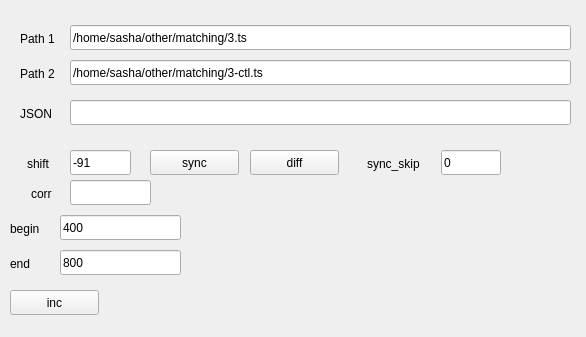
<?xml version="1.0" encoding="UTF-8"?>
<ui version="4.0">
 <class>MainWindow</class>
 <widget class="QMainWindow" name="MainWindow">
  <property name="geometry">
   <rect>
    <x>0</x>
    <y>0</y>
    <width>586</width>
    <height>337</height>
   </rect>
  </property>
  <property name="windowTitle">
   <string>Comparator</string>
  </property>
  <widget class="QWidget" name="centralWidget">
   <widget class="QLabel" name="path1Label">
    <property name="geometry">
     <rect>
      <x>20</x>
      <y>30</y>
      <width>51</width>
      <height>17</height>
     </rect>
    </property>
    <property name="text">
     <string>Path 1</string>
    </property>
   </widget>
   <widget class="QLineEdit" name="path1LineEdit">
    <property name="geometry">
     <rect>
      <x>70</x>
      <y>25</y>
      <width>501</width>
      <height>25</height>
     </rect>
    </property>
    <property name="text">
     <string>/home/sasha/other/matching/3.ts</string>
    </property>
   </widget>
   <widget class="QLabel" name="path2Label">
    <property name="geometry">
     <rect>
      <x>20</x>
      <y>65</y>
      <width>51</width>
      <height>17</height>
     </rect>
    </property>
    <property name="text">
     <string>Path 2</string>
    </property>
   </widget>
   <widget class="QLineEdit" name="path2LineEdit">
    <property name="geometry">
     <rect>
      <x>70</x>
      <y>60</y>
      <width>501</width>
      <height>25</height>
     </rect>
    </property>
    <property name="text">
     <string>/home/sasha/other/matching/3-ctl.ts</string>
    </property>
   </widget>
   <widget class="QLabel" name="shiftLabel">
    <property name="geometry">
     <rect>
      <x>27</x>
      <y>155</y>
      <width>31</width>
      <height>17</height>
     </rect>
    </property>
    <property name="text">
     <string>shift</string>
    </property>
   </widget>
   <widget class="QLineEdit" name="shiftLineEdit">
    <property name="geometry">
     <rect>
      <x>70</x>
      <y>150</y>
      <width>61</width>
      <height>25</height>
     </rect>
    </property>
    <property name="text">
     <string>-91</string>
    </property>
   </widget>
   <widget class="QPushButton" name="syncButton">
    <property name="geometry">
     <rect>
      <x>150</x>
      <y>150</y>
      <width>89</width>
      <height>25</height>
     </rect>
    </property>
    <property name="text">
     <string>sync</string>
    </property>
   </widget>
   <widget class="QLabel" name="corrLabel">
    <property name="geometry">
     <rect>
      <x>31</x>
      <y>185</y>
      <width>31</width>
      <height>17</height>
     </rect>
    </property>
    <property name="text">
     <string>corr</string>
    </property>
   </widget>
   <widget class="QLineEdit" name="corrLineEdit">
    <property name="geometry">
     <rect>
      <x>70</x>
      <y>180</y>
      <width>81</width>
      <height>25</height>
     </rect>
    </property>
   </widget>
   <widget class="QPushButton" name="diffButton">
    <property name="geometry">
     <rect>
      <x>250</x>
      <y>150</y>
      <width>89</width>
      <height>25</height>
     </rect>
    </property>
    <property name="text">
     <string>diff</string>
    </property>
   </widget>
   <widget class="QLabel" name="jsonLabel">
    <property name="geometry">
     <rect>
      <x>20</x>
      <y>105</y>
      <width>51</width>
      <height>17</height>
     </rect>
    </property>
    <property name="text">
     <string>JSON</string>
    </property>
   </widget>
   <widget class="QLineEdit" name="jsonLineEdit">
    <property name="geometry">
     <rect>
      <x>70</x>
      <y>100</y>
      <width>501</width>
      <height>25</height>
     </rect>
    </property>
    <property name="text">
     <string/>
    </property>
   </widget>
   <widget class="QLabel" name="endLabel">
    <property name="geometry">
     <rect>
      <x>10</x>
      <y>255</y>
      <width>51</width>
      <height>17</height>
     </rect>
    </property>
    <property name="text">
     <string>end</string>
    </property>
   </widget>
   <widget class="QLineEdit" name="beginLineEdit">
    <property name="geometry">
     <rect>
      <x>60</x>
      <y>215</y>
      <width>121</width>
      <height>25</height>
     </rect>
    </property>
    <property name="text">
     <string>400</string>
    </property>
   </widget>
   <widget class="QLineEdit" name="endLineEdit">
    <property name="geometry">
     <rect>
      <x>60</x>
      <y>250</y>
      <width>121</width>
      <height>25</height>
     </rect>
    </property>
    <property name="text">
     <string>800</string>
    </property>
   </widget>
   <widget class="QLabel" name="beginLabel">
    <property name="geometry">
     <rect>
      <x>10</x>
      <y>220</y>
      <width>51</width>
      <height>17</height>
     </rect>
    </property>
    <property name="text">
     <string>begin</string>
    </property>
   </widget>
   <widget class="QPushButton" name="incButton">
    <property name="geometry">
     <rect>
      <x>10</x>
      <y>290</y>
      <width>89</width>
      <height>25</height>
     </rect>
    </property>
    <property name="text">
     <string>inc</string>
    </property>
   </widget>
   <widget class="QLabel" name="syncSkipLabel">
    <property name="geometry">
     <rect>
      <x>367</x>
      <y>155</y>
      <width>70</width>
      <height>17</height>
     </rect>
    </property>
    <property name="text">
     <string>sync_skip</string>
    </property>
   </widget>
   <widget class="QLineEdit" name="syncSkipLineEdit">
    <property name="geometry">
     <rect>
      <x>441</x>
      <y>150</y>
      <width>60</width>
      <height>25</height>
     </rect>
    </property>
    <property name="text">
     <string>0</string>
    </property>
   </widget>
  </widget>
 </widget>
 <layoutdefault spacing="6" margin="11"/>
 <resources/>
 <connections/>
</ui>
